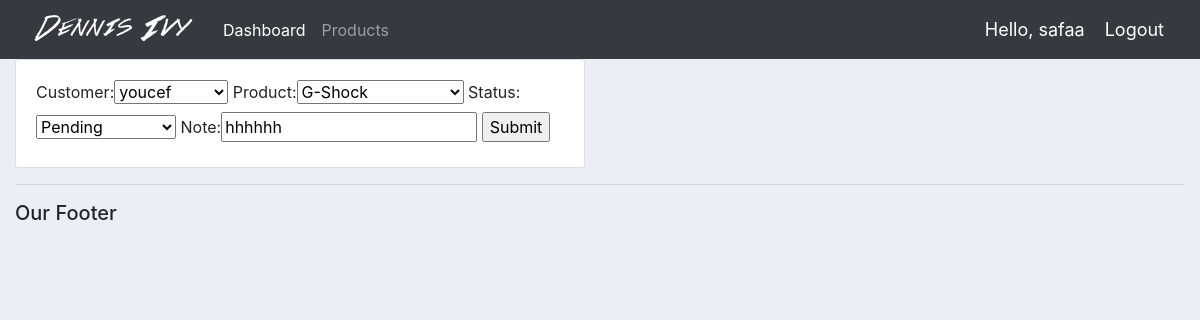
The app's page /update_order/1 (signed in), older data.
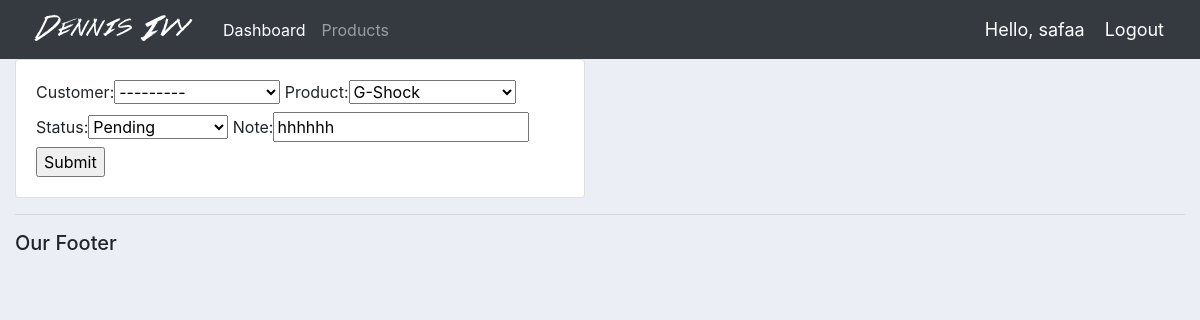
The same page, newer data.
### accounts/models.py (models this page shows, shortened)
class Order(models.Model):
    STATUS = (
        ('Pending', 'Pending'),
        ('Out for delivery', 'Out for delivery'),
        ('Delivered', 'Delivered'),
    )
    customer = models.ForeignKey(Customer, null=True, on_delete=models.SET_NULL)
    product = models.ForeignKey(Product, null=True, on_delete=models.SET_NULL)
    date_created = models.DateTimeField(auto_now_add=True, null=True)
    status = models.CharField(max_length=200, null=True, choices=STATUS)
    note = models.CharField(max_length=1000, null=True)

### accounts/decorators.py (the view)
        def wrapper_func(request, *args, **kwargs):
            group = None
            if request.user.groups.exists():
                group = request.user.groups.all()[0].name
            if group in allowed_roles:
                return view_func(request, *args, **kwargs)
            else:
                return HttpResponse('You are not authorized to view this page')

### accounts/forms.py
class OrderForm(ModelForm):
    class Meta:
        model = Order
        fields = '__all__'

### accounts/models.py (called while the page is built)
    def __str__(self):
        return self.name

    def __str__(self):
        return self.name

### accounts/views.py (called while the page is built)
@login_required(login_url='login')
@allowed_users(allowed_roles=['admin'])
def updateOrder(request, pk):
    order = Order.objects.get(id=pk)
    form = OrderForm(instance=order)
    if request.method == 'POST':
        form = OrderForm(request.POST, instance=order)
        if form.is_valid():
            form.save()
            return redirect('/')
    context = {
        'form': form
    }
    return render(request, 'accounts/update_order.html', context)

### accounts/templates/accounts/update_order.html (shortened to what this page needs)
{% extends 'accounts/main.html' %}
{% load static %}
{% block content %}
<div class="row">
	<div class="col-md-6">
		<div class="card card-body">
			<form action="" method="POST">
				{{form}}
				<input type="submit" name="Submit">
			</form>
		</div>
	</div>
</div>
{% endblock %}

Row changes from the older to the newer data that the page shows:
changed Order "G-Shock": customer "youcef" → "---------"
